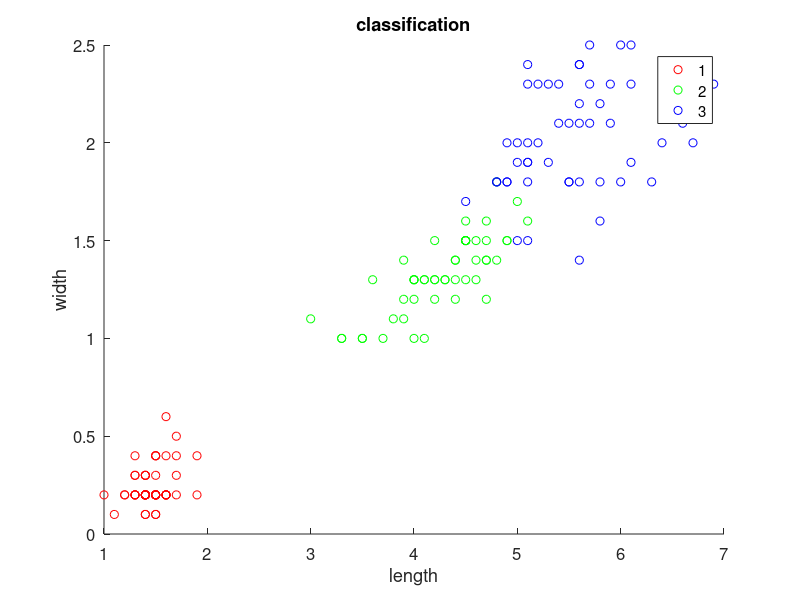
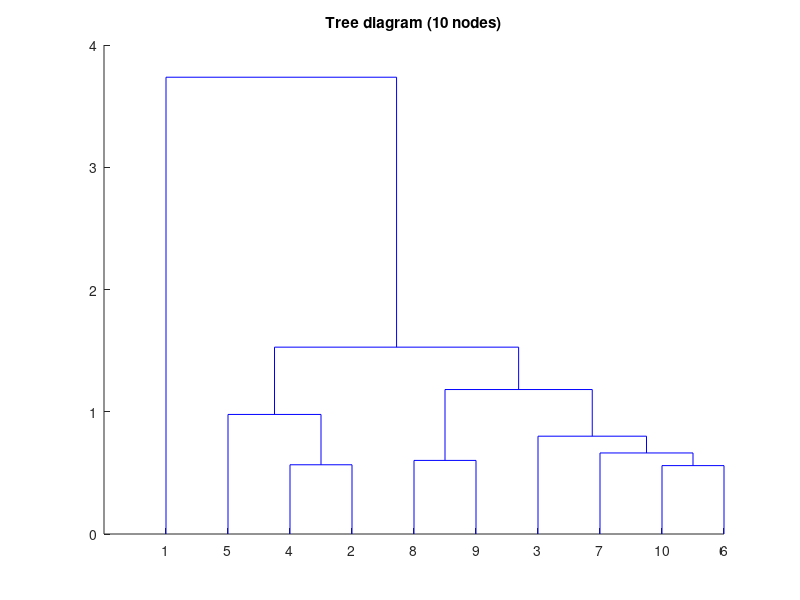
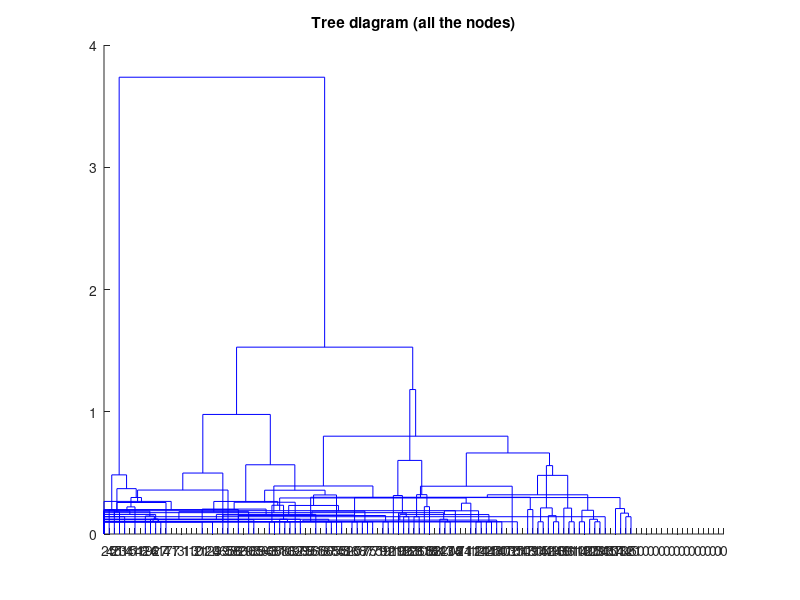
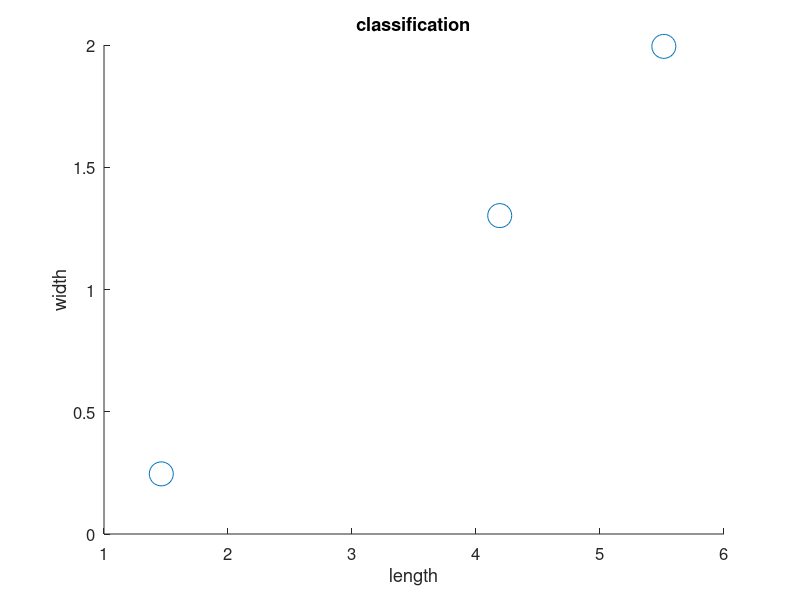

These charts were generated, in order, by the following MATLAB code: (Note: this script raises an error after producing the figures.)
clc
clear all
close all
%%
load fisheriris
figure(1)
speciesNum=grp2idx(species)
gscatter(meas(:,3),meas(:,4),speciesNum,['r','g','b'])
xlabel('length')
ylabel('width')
title('classification')
set(gca,'fontsize',12)
%% 
data=[meas(:,3),meas(:,4)]
datalink=linkage(data,'average','euclidean')
figure(2)
dendrogram(datalink,10)
title('Tree diagram (10 nodes)')
%
figure(3)
dendrogram(datalink,0)
title('Tree diagram (all the nodes)')
%%
T1=cluster(datalink,'cutoff',1.5,'criterion','distance')
cen=[mean(data(T1==1,:));...
    mean(data(T1==2,:));...
    mean(data(T1==3,:))];
dist=sum(cen.^2,2);
[dump,sortind]=sort(dist,'ascend')
newT1=zeros(size(T1))
for i=1:3
    newT1(T1==i)=find(sortind==i)
end
%%
figure(4)
gscatter(meas(:,3),meas(:,4),speciesNum,['r','g','b'])
hold on
gscatter(data(:,1),data(:,2),newT1,['r','g','b'],'o',10)
scatter(cen(:,1),cen(:,2),300,'m*')
hold off 
xlabel('length')
ylabel('width')
title('classification')
set(gca,'fontsize',12)
%%
T2=cluster(datalink,'maxclust',3)
cen=[mean(data(T2==1,:));...
    mean(data(T2==2,:));...
    mean(data(T2==3,:))];
dist=sum(cen.^2,2)
[dump,sortind]=sort(dist,'ascend')
newT2=zeros(size(T2))
for i=1:3
    newT2(T2==i)=find(sortind==i)
end
%%
figure(5)
gscatter(meas(:,3),meas(:,4),speciesNum,['r','g','b'])
hold on
gscatter(data(:,1),data(:,2),newT2,['r','g','b'],'o',10)
scatter(cen(:,1),cen(:,2),300,'m*')
hold off 
xlabel('length')
ylabel('width')
title('classification')
set(gca,'fontsize',12)
%%混淆矩阵
figure(6)
cm=confusionchart(speciesNum,newT1)
cm.Title='confusion matrix for test data'
cm.ColumnSummary='column-normalized'
cm.RowSummary='row-normalized'
figure(7)
cm=confusionchart(speciesNum,newT2)
cm.Title='confusion matrix for test data'
cm.ColumnSummary='column-normalized'
cm.RowSummary='row-normalized'
